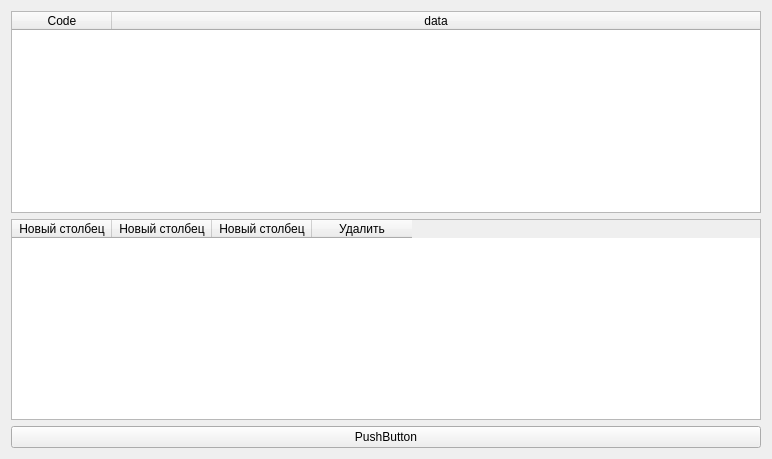
<?xml version="1.0" encoding="UTF-8"?>
<ui version="4.0">
 <class>WidgetNewExport</class>
 <widget class="QWidget" name="WidgetNewExport">
  <property name="geometry">
   <rect>
    <x>0</x>
    <y>0</y>
    <width>772</width>
    <height>459</height>
   </rect>
  </property>
  <property name="windowTitle">
   <string>Form</string>
  </property>
  <layout class="QVBoxLayout" name="verticalLayout">
   <item>
    <widget class="QTableWidget" name="tableWidget">
     <property name="selectionBehavior">
      <enum>QAbstractItemView::SelectRows</enum>
     </property>
     <property name="sortingEnabled">
      <bool>true</bool>
     </property>
     <attribute name="horizontalHeaderCascadingSectionResizes">
      <bool>false</bool>
     </attribute>
     <attribute name="horizontalHeaderStretchLastSection">
      <bool>true</bool>
     </attribute>
     <column>
      <property name="text">
       <string>Code</string>
      </property>
     </column>
     <column>
      <property name="text">
       <string>data</string>
      </property>
     </column>
    </widget>
   </item>
   <item>
    <widget class="QTableWidget" name="tableWidget_2">
     <column>
      <property name="text">
       <string>Новый столбец</string>
      </property>
     </column>
     <column>
      <property name="text">
       <string>Новый столбец</string>
      </property>
     </column>
     <column>
      <property name="text">
       <string>Новый столбец</string>
      </property>
     </column>
     <column>
      <property name="text">
       <string>Удалить</string>
      </property>
     </column>
    </widget>
   </item>
   <item>
    <widget class="QPushButton" name="pushButton">
     <property name="text">
      <string>PushButton</string>
     </property>
    </widget>
   </item>
  </layout>
 </widget>
 <resources/>
 <connections/>
</ui>
